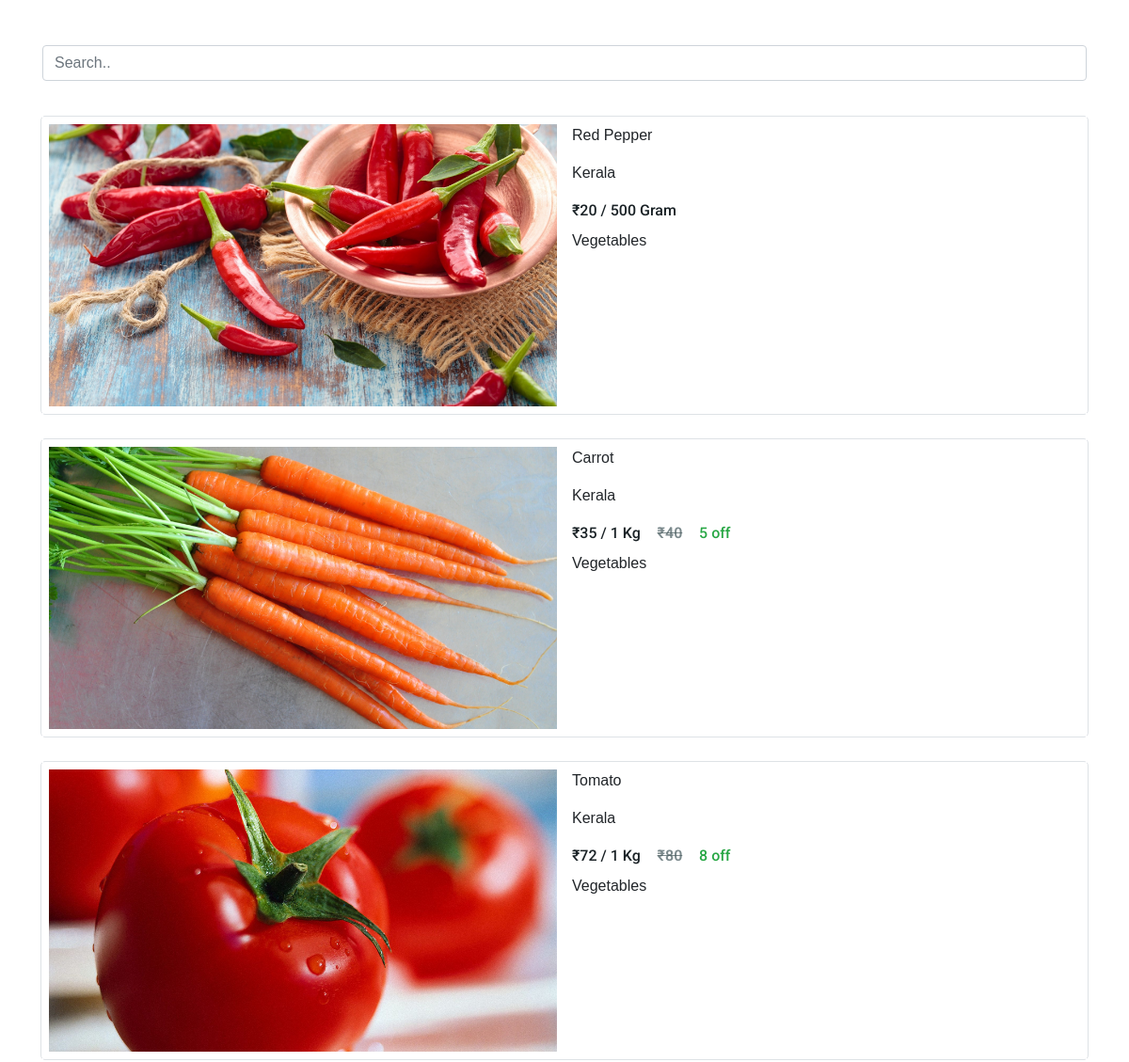
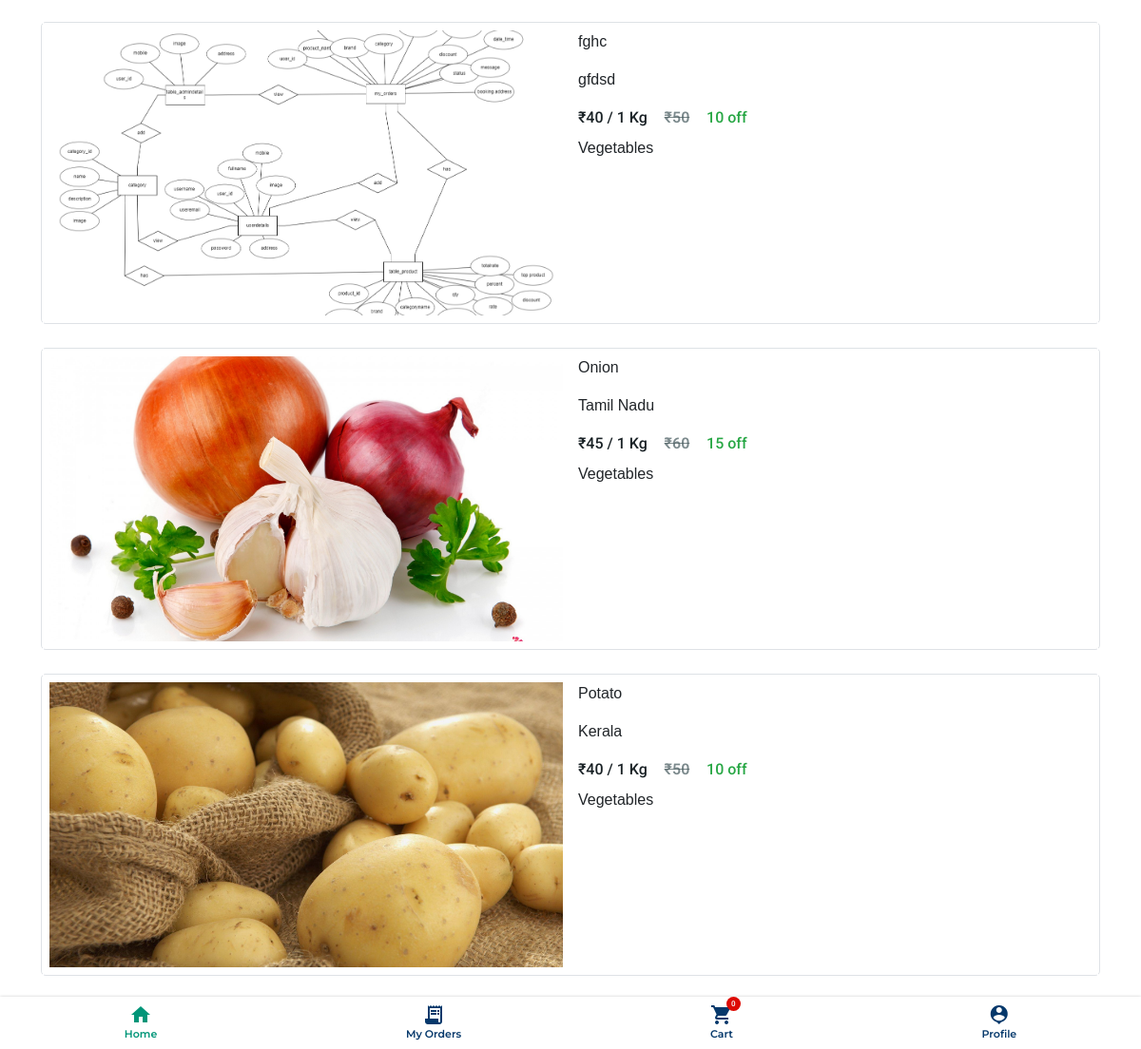
Screenshot of /userhome/category_products/1/ (signed in) with the database file from the repository (2 pictures, top to bottom).
### arman/models.py (models this page shows)
class product(models.Model):
    Name = models.CharField(max_length=100)
    Brand = models.CharField(max_length=100)
    Category = models.CharField(max_length=100)
    category_name = models.CharField(max_length=100)
    per_unit = models.CharField(max_length=100)
    Qty = models.IntegerField()
    Rate = models.IntegerField()
    Discount = models.IntegerField()
    Percentage = models.IntegerField()
    Total_rate = models.IntegerField()
    Top_product = models.CharField(max_length=20)
    Image = models.ImageField(upload_to='images', blank=True, null=True)

### arman/views.py (the view)
def view_selected_products(request, pk):
    if 'id' in request.session:
        cart_con = cart_count(request.session['id'])
        sel_prod = product.objects.filter(Category=pk).order_by('?')
        if sel_prod.count() > 0:
            return render(request, 'user_product_view.html', {'sel_prod': sel_prod, 'cart_con': cart_con})
        return render(request, 'user_product_view.html', {'cart_con': cart_con})
    else:
        return redirect('/')

### arman/views.py (called while the page is built)
def cart_count(uid):
    cots = Cart.objects.filter(User_id=uid).count()
    return cots

### arman/templates/user_product_view.html (shortened to what this page needs)
{% load static %}
<!DOCTYPE html>
<html lang="en">
<head>
    <link rel="stylesheet" href="{% static 'css/main.css' %}">
    <link rel="stylesheet" href="https://cdnjs.cloudflare.com/ajax/libs/font-awesome/4.7.0/css/font-awesome.min.css">
    <link rel="stylesheet" href="https://cdn.jsdelivr.net/npm/bootstrap@4.5.3/dist/css/bootstrap.min.css">
</head>
<body>
    <nav class="nav">
        <a href="{% url 'user_home' %}" class="nav__link nav__link--active">
            <i class="material-icons nav__icon">home</i>
            <span class="nav__text">Home</span>
        </a>
        <a href="{% url 'user_myorder' %}" class="nav__link ">
            <i class="material-icons nav__icon">receipt_long</i>
            <span class="nav__text">My Orders</span>
        </a>
        <a href="{% url 'cart_view' %}" class="nav__link">
            <i class="material-icons nav__icon">shopping_cart</i>
            <span class="nav__text">Cart</span>
                <span class="cart_count" id="cart_count" >{{ cart_con }}</span>
        </a>
        <a href="{% url 'user_test_details' %}" class="nav__link">
            <i class="material-icons nav__icon">person_pin</i>
            <span class="nav__text">Profile</span>
        </a>
    </nav>
    <section class="users pt-5 pb-5" id="users">
        <div class="container" id="user_table">
            <input class="form-control" id="myInput" type="text" placeholder="Search..">
            <br>
            <table class="table">
                {% if sel_prod %}
                <tbody id="myTable">
                    {% for p_data in sel_prod %}
                    <tr data-href="{% url 'user_view_product_details' p_data.id  %}" class="">
                        <td>
                            <div class="row border">
                                <div class="col-lg-6 col-md-6 col-sm-6 col-6 p-2 ">
                                    <img src="{{ p_data.Image.url }}" alt="{{ p_data.Image }}" class="img-fluid"
                                    style="width:100%;min-height: 150px; max-height: 300px;object-fit: cover;">
                                </div>
                                <div class="col-lg-6 col-md-6 col-sm-6 col-6 p-2">
                                    <p>{{ p_data.Name }}</p>
                                    <p>{{ p_data.Brand }}</p>
                                    <div class="rates d-flex pb-2">
                                        <span class="rate">₹{{ p_data.Total_rate }} / {{ p_data.Qty }}
                                            {{p_data.per_unit }}</span>&nbsp;&nbsp;&nbsp;&nbsp;
                                            {% if p_data.Rate == p_data.Total_rate %}
                                            <span class="total_rate"></span>&nbsp;&nbsp;&nbsp;&nbsp;
                                            {%else%}
                                            <span class="total_rate">₹{{ p_data.Rate }}</span>&nbsp;&nbsp;&nbsp;&nbsp;
                                            {%endif%}
                                            {% if p_data.Discount > 0 %}
                                            <span class="percentage text-success">{{ p_data.Discount }} off</span>
                                            {%endif%}
                                    </div>
                                    <p>{{ p_data.category_name }}</p>
                                </div>
                            </div>
                        </td>
                    </tr>
                    {%endfor%}
                </tbody>
                {% else %}
                <p class="text-center">No data exist</p>
                {% endif %}
            </table>
        </div>
    </section>
</body>
</html>

### arman/static/css/main.css (style rules this page uses)
html { scroll-behavior: smooth; }
* { margin: 0; padding: 0; list-style-type: none; box-sizing: border-box; text-decoration: none; scroll-behavior: smooth; }
body { font-family: sans-serif !important; }
.nav { position: fixed; bottom: 0; width: 100%; height: 55px; box-shadow: 0 0 3px rgba(0, 0, 0, 0.2); background-color: #ffffff; display: flex; overflow-x: auto; z-index: 9999999999999; }
.nav__link { font-family: "Montserrat", sans-serif; font-weight: 550; display: flex; flex-direction: column; align-items: center; justify-content: center; flex-grow: 1; min-width: 50px; overflow: hidden; white-space: nowrap; font-size: 11px; color: #05386B; text-decoration: none; -webkit-tap-highlight-color: transparent; transition: background-color 0.1s ease-in-out; }
.nav__link--active { color: #009578; }
.nav__icon { font-size: 18px; }
.table td, .table th { padding: 0.75 rem; vertical-align: top; border: 1px solid #fff !important; }
.table .row { border-radius: 5px; }
.cart_count { display: flex; justify-content: center; align-items: center; font-family: 'Roboto', sans-serif; font-size: 8px; position: absolute; top: 0; margin-left: 25px; color: #F5F5F5; background-color: #dd0a03; padding: 5px; width: 15px; height: 15px; border-radius: 50%; }
.users .rates .total_rate { font-family: 'Roboto', sans-serif; font-size: 16px; color: #4b5e62bb; font-weight: 600; text-decoration: line-through #4b5e62bb; }
.users .rates .total_rate:before { content: '\00000A'; }
.users .rates .percentage { font-family: 'Roboto', sans-serif; font-size: 16px; font-weight: 500; }
.users .rates .rate { font-family: 'Roboto', sans-serif; font-size: 16px; color: #1A2226; font-weight: 500; }

### rows the page displays
product: Image (picture), Name "Red Pepper", Brand "Kerala", Total_rate "20", Qty "500", per_unit "Gram", category_name "Vegetables"
product: Image (picture), Name "Carrot", Brand "Kerala", Total_rate "35", Qty "1", per_unit "Kg", Rate "40", Discount "5", category_name "Vegetables"
product: Image (picture), Name "Tomato", Brand "Kerala", Total_rate "72", Qty "1", per_unit "Kg", Rate "80", Discount "8", category_name "Vegetables"
product: Image (picture), Name "fghc", Brand "gfdsd", Total_rate "40", Qty "1", per_unit "Kg", Rate "50", Discount "10", category_name "Vegetables"
product: Image (picture), Name "Onion", Brand "Tamil Nadu", Total_rate "45", Qty "1", per_unit "Kg", Rate "60", Discount "15", category_name "Vegetables"
product: Image (picture), Name "Potato", Brand "Kerala", Total_rate "40", Qty "1", per_unit "Kg", Rate "50", Discount "10", category_name "Vegetables"

### other values shown
{{ cart_con }} "0"
